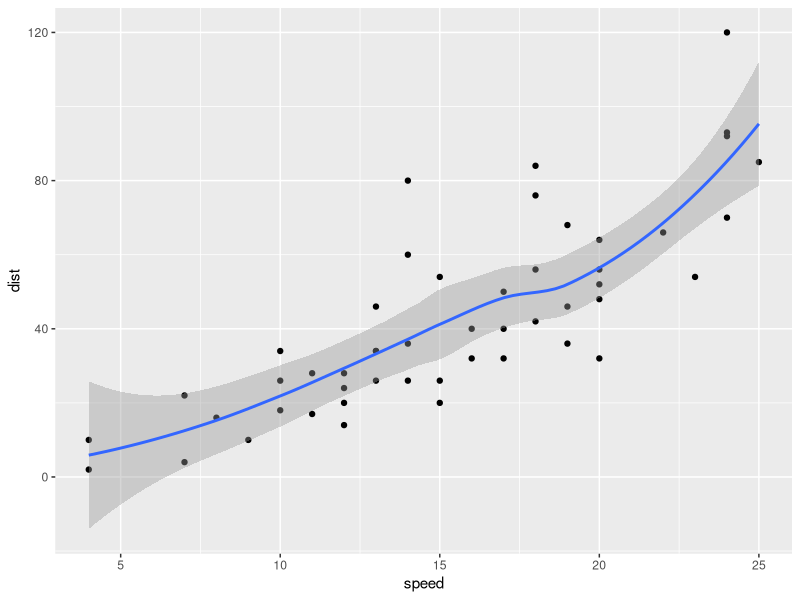

R code for this plot:
## ---- chunk 1
knitr::opts_chunk$set(echo = TRUE)
library(ggplot2)
library(magrittr)
library(knitr)
## ---- chunk 2
summary(cars) %>% kable()
## ---- chunk 3



qplot( x = speed, y = dist, data = cars ) + geom_smooth()
